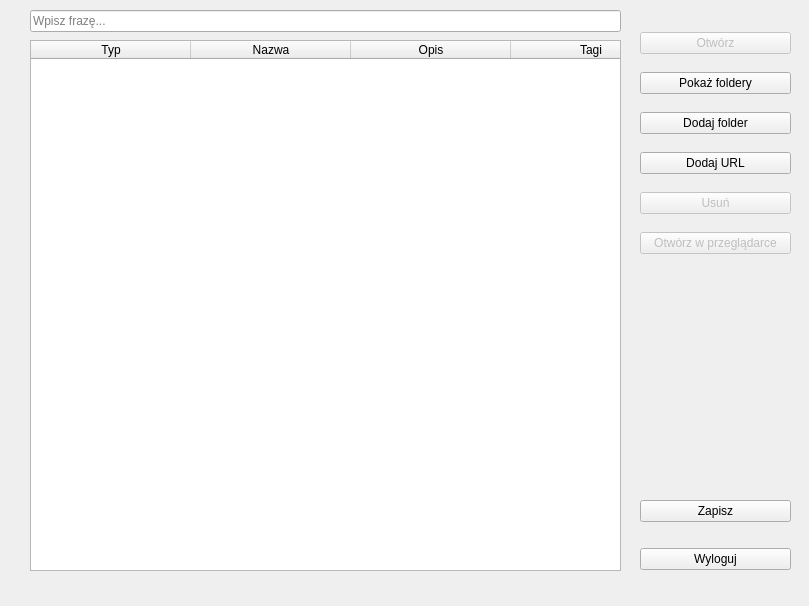
<?xml version="1.0" encoding="UTF-8"?>
<ui version="4.0">
 <class>MainWindow</class>
 <widget class="QMainWindow" name="MainWindow">
  <property name="geometry">
   <rect>
    <x>0</x>
    <y>0</y>
    <width>809</width>
    <height>606</height>
   </rect>
  </property>
  <property name="windowTitle">
   <string>MainWindow</string>
  </property>
  <widget class="QWidget" name="centralwidget">
   <widget class="QTableWidget" name="tableWidget">
    <property name="geometry">
     <rect>
      <x>30</x>
      <y>40</y>
      <width>591</width>
      <height>531</height>
     </rect>
    </property>
    <property name="toolTip">
     <string/>
    </property>
    <property name="layoutDirection">
     <enum>Qt::LeftToRight</enum>
    </property>
    <property name="autoFillBackground">
     <bool>false</bool>
    </property>
    <property name="verticalScrollBarPolicy">
     <enum>Qt::ScrollBarAsNeeded</enum>
    </property>
    <property name="horizontalScrollBarPolicy">
     <enum>Qt::ScrollBarAlwaysOff</enum>
    </property>
    <property name="showGrid">
     <bool>true</bool>
    </property>
    <property name="gridStyle">
     <enum>Qt::NoPen</enum>
    </property>
    <property name="sortingEnabled">
     <bool>true</bool>
    </property>
    <property name="columnCount">
     <number>4</number>
    </property>
    <attribute name="horizontalHeaderMinimumSectionSize">
     <number>20</number>
    </attribute>
    <attribute name="horizontalHeaderDefaultSectionSize">
     <number>160</number>
    </attribute>
    <attribute name="horizontalHeaderHighlightSections">
     <bool>false</bool>
    </attribute>
    <attribute name="horizontalHeaderStretchLastSection">
     <bool>true</bool>
    </attribute>
    <column>
     <property name="text">
      <string>Typ</string>
     </property>
     <property name="textAlignment">
      <set>AlignCenter</set>
     </property>
    </column>
    <column>
     <property name="text">
      <string>Nazwa</string>
     </property>
    </column>
    <column>
     <property name="text">
      <string>Opis</string>
     </property>
    </column>
    <column>
     <property name="text">
      <string>Tagi</string>
     </property>
    </column>
   </widget>
   <widget class="QWidget" name="verticalLayoutWidget">
    <property name="geometry">
     <rect>
      <x>640</x>
      <y>20</y>
      <width>151</width>
      <height>251</height>
     </rect>
    </property>
    <layout class="QVBoxLayout" name="verticalLayout">
     <item>
      <widget class="QPushButton" name="openDirectoryButton">
       <property name="enabled">
        <bool>false</bool>
       </property>
       <property name="text">
        <string>Otwórz</string>
       </property>
      </widget>
     </item>
     <item>
      <widget class="QPushButton" name="showDirectoriesButton">
       <property name="text">
        <string>Pokaż foldery</string>
       </property>
      </widget>
     </item>
     <item>
      <widget class="QPushButton" name="addDirectoryButton">
       <property name="enabled">
        <bool>true</bool>
       </property>
       <property name="text">
        <string>Dodaj folder</string>
       </property>
      </widget>
     </item>
     <item>
      <widget class="QPushButton" name="addUrlButton">
       <property name="enabled">
        <bool>true</bool>
       </property>
       <property name="text">
        <string>Dodaj URL</string>
       </property>
      </widget>
     </item>
     <item>
      <widget class="QPushButton" name="deleteButton">
       <property name="enabled">
        <bool>false</bool>
       </property>
       <property name="text">
        <string>Usuń</string>
       </property>
       <property name="checkable">
        <bool>false</bool>
       </property>
      </widget>
     </item>
     <item>
      <widget class="QPushButton" name="openInBrowser">
       <property name="enabled">
        <bool>false</bool>
       </property>
       <property name="text">
        <string>Otwórz w przeglądarce</string>
       </property>
      </widget>
     </item>
    </layout>
   </widget>
   <widget class="QLineEdit" name="lineEdit">
    <property name="geometry">
     <rect>
      <x>30</x>
      <y>10</y>
      <width>591</width>
      <height>22</height>
     </rect>
    </property>
    <property name="text">
     <string/>
    </property>
    <property name="placeholderText">
     <string>Wpisz frazę...</string>
    </property>
    <property name="clearButtonEnabled">
     <bool>true</bool>
    </property>
   </widget>
   <widget class="QWidget" name="verticalLayoutWidget_2">
    <property name="geometry">
     <rect>
      <x>640</x>
      <y>480</y>
      <width>151</width>
      <height>111</height>
     </rect>
    </property>
    <layout class="QVBoxLayout" name="verticalLayout_2">
     <item>
      <widget class="QPushButton" name="saveButton">
       <property name="enabled">
        <bool>true</bool>
       </property>
       <property name="text">
        <string>Zapisz</string>
       </property>
      </widget>
     </item>
     <item>
      <widget class="QPushButton" name="logoutButton">
       <property name="text">
        <string>Wyloguj</string>
       </property>
      </widget>
     </item>
    </layout>
   </widget>
  </widget>
 </widget>
 <resources/>
 <connections/>
</ui>
